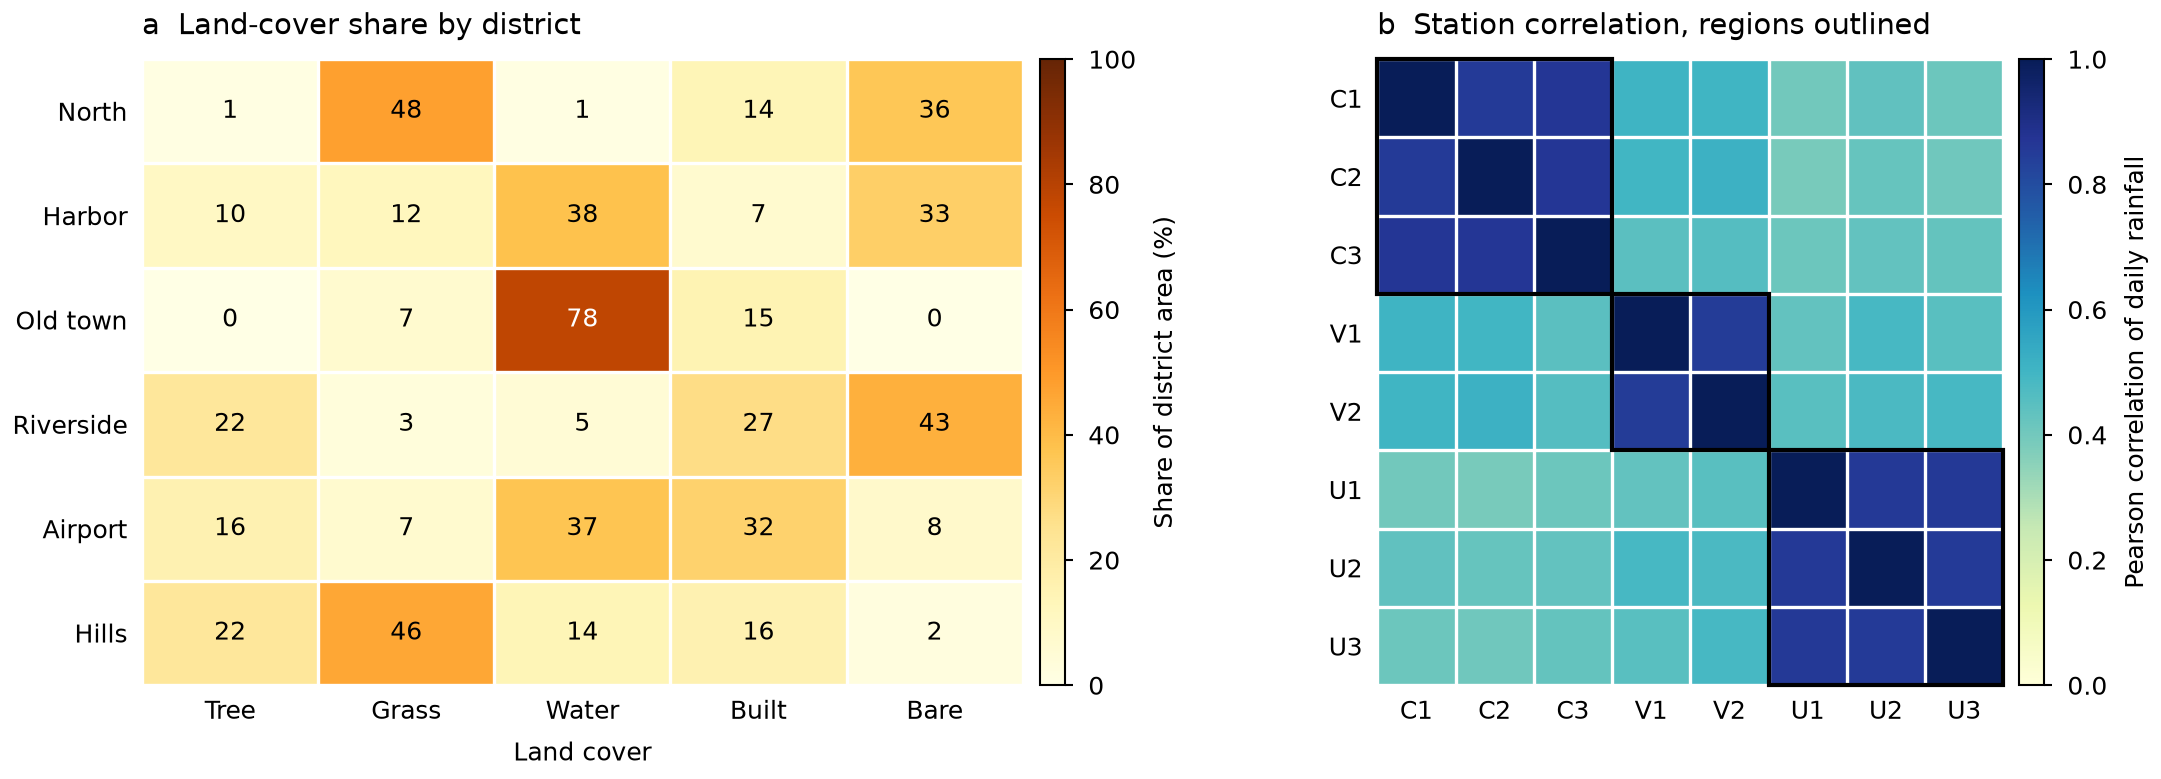

The script that saved this image:
"""Matrices of cells colored by value: values printed in the cells (a), a symmetric matrix with groups outlined (b).
Synthetic land-cover shares and station correlations."""

import os
from pathlib import Path

import matplotlib.pyplot as plt
import numpy as np
from matplotlib.colors import to_rgb
from matplotlib.patches import Rectangle

MM = 1 / 25.4
STYLE_DIR = Path(__file__).resolve().parent / "../../../styles"
DISTRICTS = ("North", "Harbor", "Old town", "Riverside", "Airport", "Hills")
COVER = ("Tree", "Grass", "Water", "Built", "Bare")
# Station names grouped by region; the groups are outlined in panel b.
GROUPS = (("Coast", ("C1", "C2", "C3")), ("Valley", ("V1", "V2")),
          ("Upland", ("U1", "U2", "U3")))
SHARE_CMAP = "YlOrBr"
CORR_CMAP = "YlGnBu"
LIGHT_TEXT_ABOVE = 0.55  # luminance of the cell below which its text turns white


def luminance(rgba):
    r, g, b = to_rgb(rgba)
    return 0.2126 * r + 0.7152 * g + 0.0722 * b


def heatmap(ax, values, rows, cols, cmap, vmin, vmax, fmt=None):
    image = ax.imshow(values, cmap=cmap, vmin=vmin, vmax=vmax, aspect="auto")
    ax.set_xticks(range(len(cols)), labels=cols)
    ax.set_yticks(range(len(rows)), labels=rows)
    # White gaps between cells; minor ticks sit on the cell edges.
    ax.set_xticks(np.arange(len(cols) + 1) - 0.5, minor=True)
    ax.set_yticks(np.arange(len(rows) + 1) - 0.5, minor=True)
    ax.grid(which="minor", color="white")
    ax.tick_params(which="both", length=0)
    for spine in ax.spines.values():
        spine.set_visible(False)
    if fmt:
        for (i, j), value in np.ndenumerate(values):
            dark = luminance(image.to_rgba(value)) < LIGHT_TEXT_ABOVE
            ax.text(j, i, format(value, fmt), ha="center", va="center",
                    color="white" if dark else "black")
    return image


def outline_blocks(ax, sizes):
    """One rectangle per group on the diagonal of a square matrix."""
    start = 0
    for size in sizes:
        ax.add_patch(Rectangle((start - 0.5, start - 0.5), size, size, fill=False,
                               edgecolor="black", zorder=3,
                               clip_on=False))
        start += size


def land_cover(rng):
    """Whole-number shares (%) of each cover class per district; each row sums to 100."""
    exact = 100 * rng.dirichlet(np.full(len(COVER), 0.7), size=len(DISTRICTS))
    shares = np.floor(exact).astype(int)
    # Largest remainder: give the missing points to the largest fractional parts.
    for row, short in enumerate(100 - shares.sum(1)):
        shares[row, np.argsort(shares[row] - exact[row])[:short]] += 1
    return shares


def station_correlation(rng):
    """Correlation of daily series that share a regional signal within each group."""
    days = 365
    series = []
    for _, names in GROUPS:
        regional = rng.normal(size=days)
        series += [regional + rng.normal(0, 0.6, days) for _ in names]
    common = rng.normal(size=days)
    return np.corrcoef(np.array(series) + common)


def main():
    rng = np.random.default_rng(3)
    names = [name for _, group in GROUPS for name in group]
    default = STYLE_DIR / "default.mplstyle"
    sheets = [default] if default.is_file() else []
    if selected := os.environ.get("CEDALION_STYLE"):
        sheet = Path(selected).expanduser()
        sheets.append(sheet if sheet.is_file() else STYLE_DIR / (selected.removesuffix(".mplstyle") + ".mplstyle"))
    width_mm = float(os.environ.get("CEDALION_WIDTH_MM", 183))
    with plt.style.context(sheets):
        fig, axes = plt.subplots(1, 2, figsize=(width_mm * MM, 66 * MM), layout="constrained",
                                 width_ratios=(1.1, 1))
        share = heatmap(axes[0], land_cover(rng), DISTRICTS, COVER, SHARE_CMAP, 0, 100,
                        fmt="d")
        axes[0].set_xlabel("Land cover")
        fig.colorbar(share, ax=axes[0], label="Share of district area (%)",
                     aspect=25, pad=0.02)
        corr = heatmap(axes[1], station_correlation(rng), names, names, CORR_CMAP, 0, 1)
        axes[1].set_aspect("equal")
        outline_blocks(axes[1], [len(group) for _, group in GROUPS])
        fig.colorbar(corr, ax=axes[1], label="Pearson correlation of daily rainfall",
                     aspect=25, pad=0.02)
        axes[0].set_title("a  Land-cover share by district", loc="left")
        axes[1].set_title("b  Station correlation, regions outlined", loc="left")
        fig.savefig(os.environ.get("CEDALION_SNIPPET_PNG", Path(__file__).with_name("snippet.png")), dpi=300)
        plt.close(fig)


if __name__ == "__main__":
    main()
